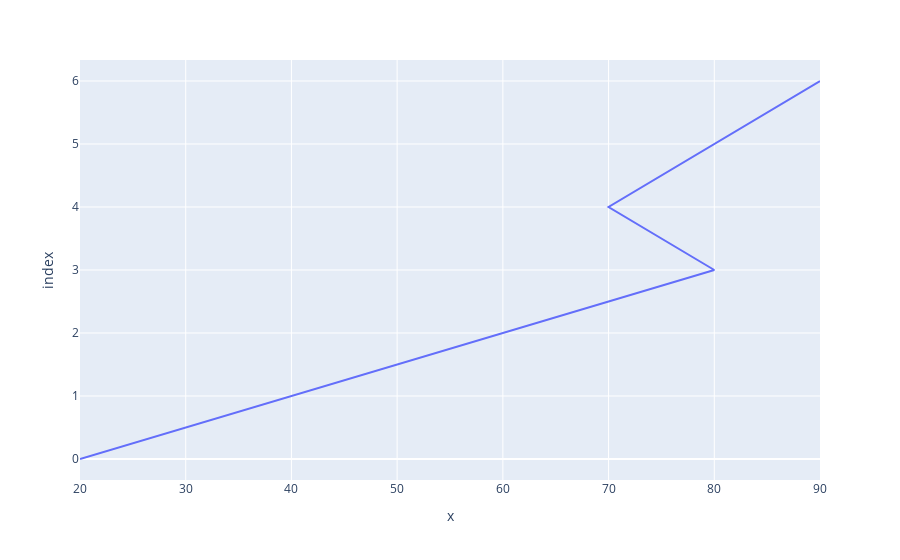

Source (notebook cell):
### Code cell
px.line(x,y)

### Figure 1 — Plotly figure (JSON) as saved in the notebook; plotly's stock layout.template omitted (floating-point values rounded to 4 significant figures)
{"data": [{"hovertemplate": "x=%{x}<br>index=%{y}<extra></extra>", "legendgroup": "", "line": {"color": "#636efa", "dash": "solid"}, "marker": {"symbol": "circle"}, "mode": "lines", "name": "", "orientation": "h", "showlegend": false, "type": "scatter", "x": [20, 40, 60, 80, 70, 80, 90], "xaxis": "x", "y": [0, 1, 2, 3, 4, 5, 6], "yaxis": "y"}], "layout": {"legend": {"tracegroupgap": 0}, "margin": {"t": 60}, "xaxis": {"anchor": "y", "domain": [0, 1], "title": {"text": "x"}}, "yaxis": {"anchor": "x", "domain": [0, 1], "title": {"text": "index"}}}}
